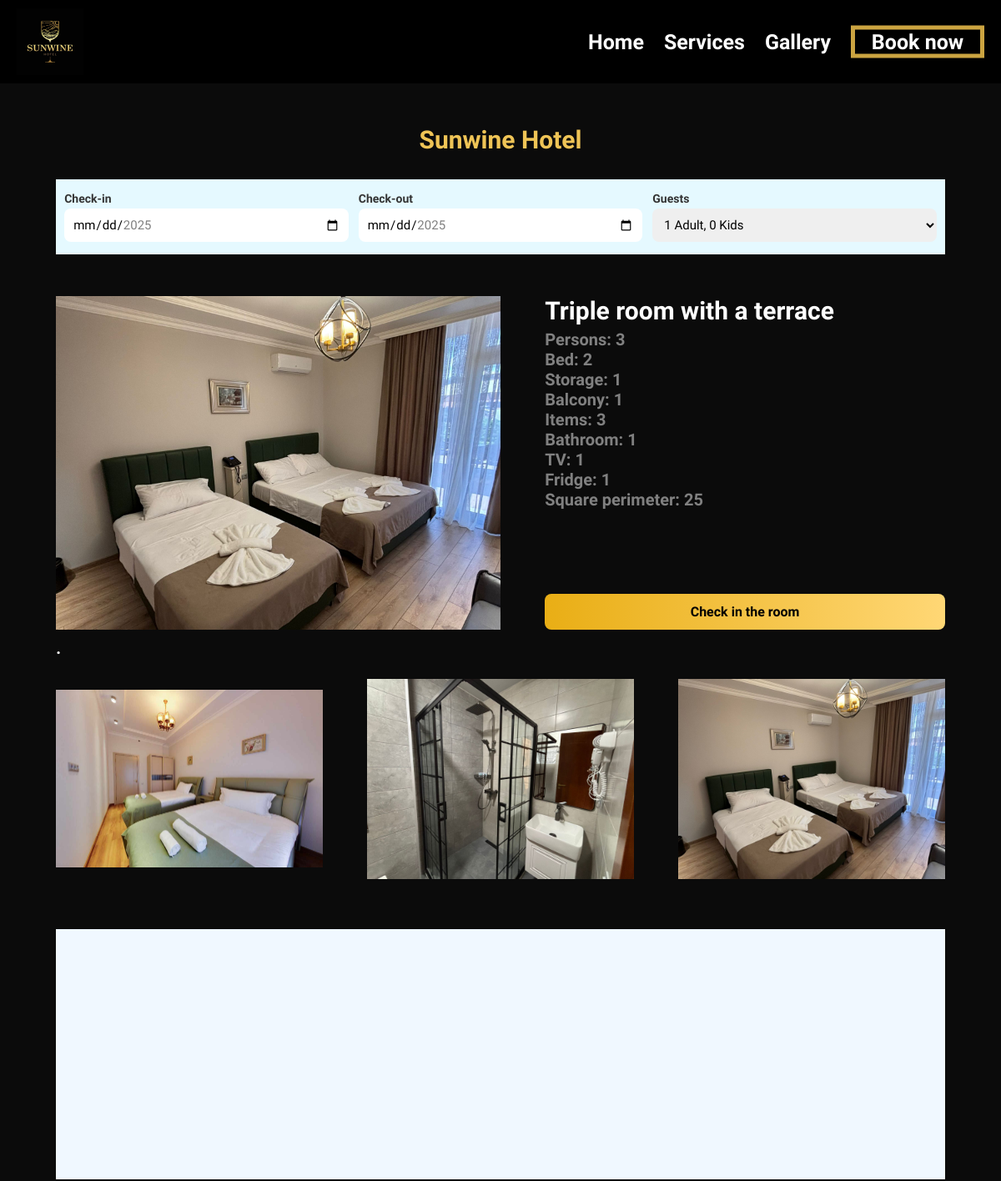
Before: /room/6/ (signed in, upper part) with the older database file.
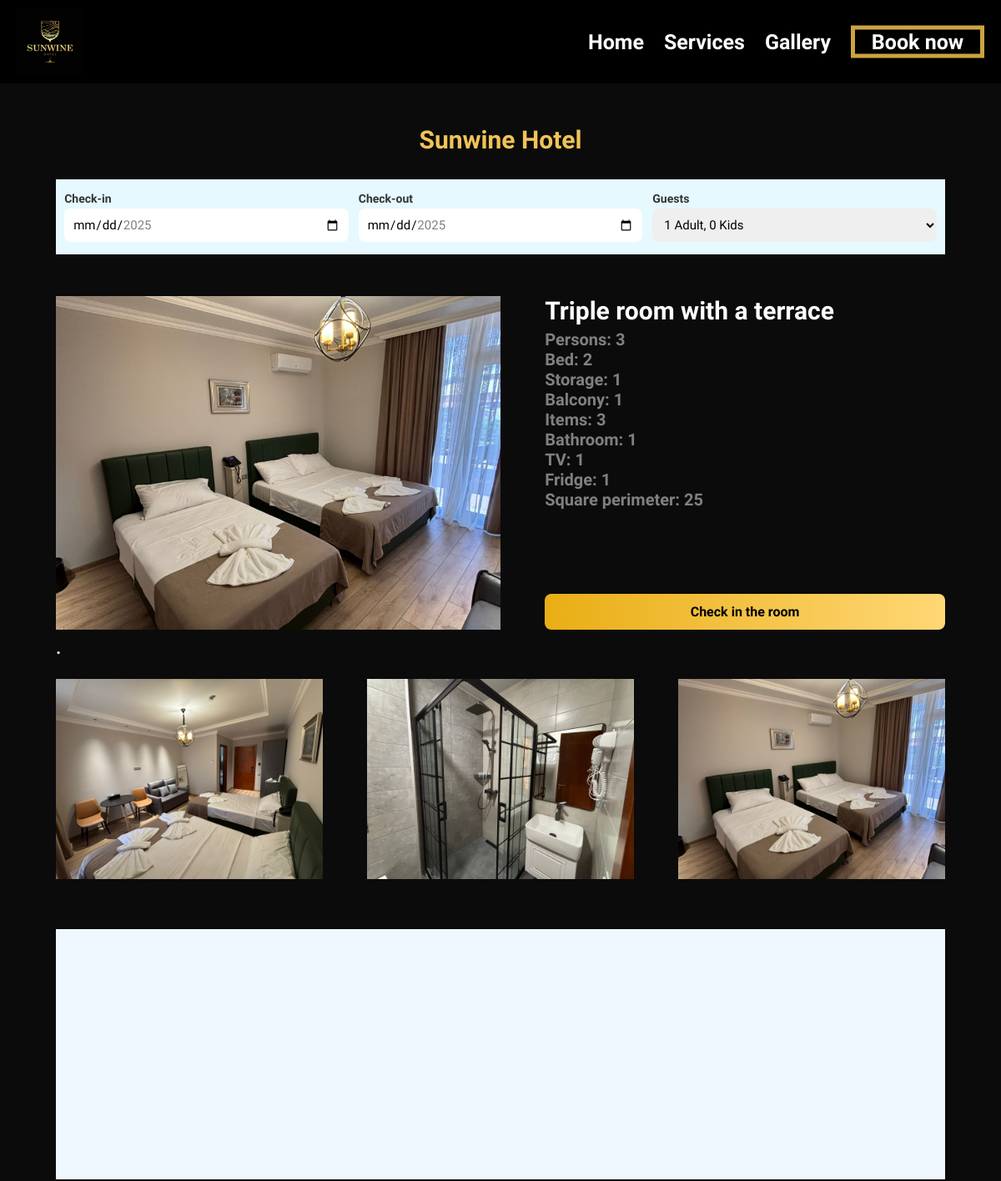
After: the same page with the newer database file.
### SunWineapp/models.py (models this page shows, shortened)
class Rooms(models.Model):
    room_number = models.IntegerField(default=1)
    room_title = models.CharField(max_length=1000, default='')
    available = models.BooleanField(default=True)
    price = models.IntegerField(default=1)
    bed = models.IntegerField(default=1)
    tv = models.IntegerField(default=1)
    storage = models.IntegerField(default=1)
    bathroom = models.IntegerField(default=1)
    balcony = models.IntegerField(default=1)
    mirror = models.IntegerField()
    fridge = models.IntegerField(default=1)
    desk = models.IntegerField(default=1)
    items = models.IntegerField(default=1)
    kvadratuloba = models.IntegerField(default=1)
    couche = models.IntegerField(default=1)
    image1 = models.ImageField(upload_to='pics/', default='', blank=True, null=True)
    image2 = models.ImageField(upload_to='pics/', default='', blank=True, null=True)
    image3 = models.ImageField(upload_to='pics/', default='', blank=True, null=True)
    image4 = models.ImageField(upload_to='pics/', default='', blank=True, null=True)
    description = models.CharField(max_length=2000, default='')

### SunWineapp/views.py (the view)
# urls.py: path('room/<int:roomid>/', views.room, name="room"),
def room(request, roomid):
    if request.user.is_authenticated:
        if request.method == "POST":
            check_in_str = request.POST.get('check-in')
            check_out_str = request.POST.get('check-out')
            guests = request.POST.get('guests')
            try:
                check_in_date = datetime.strptime(check_in_str, '%Y-%m-%d').date()
                check_out_date = datetime.strptime(check_out_str, '%Y-%m-%d').date()
            except ValueError:
                return render(request, "room.html", {
                    "contacts": Contact.objects.first(),
                    "room": Rooms.objects.get(pk=roomid),
                    "error": "Invalid date format."
                })
            room = Rooms.objects.get(pk=roomid)
            user = request.user
            Check_In.objects.create(
                user=request.user,
                room=room,
                persons=guests,
                check_in=check_in_date,
                check_out=check_out_date
            )
            return redirect('bought')
        else:
            return render(request, "room.html", {
                "contacts": Contact.objects.first(),
                "room": Rooms.objects.get(pk=roomid),
            })
    else:
        return redirect('register')

### SunWineapp/templates/room.html (shortened to what this page needs)
{% extends 'layout.html' %}
{% load static %}
{% block head %}
    <link rel="stylesheet" type="text/css" href="{% static 'css/booking.css' %}" />
    <link rel="stylesheet" type="text/css" href="{% static 'css/room.css' %}" />
{% endblock %}
{% block body %}
    <form method="post" action="{% url 'room' room.id %}">
        <div class="part1">
            <h1 class="title1">Sunwine Hotel</h1>
        </div>
        <div class="part2">
            <div class="search">
                <div class="search-inside">
                    <div class="field-group">
                    <label>Check-in</label>
                    <input type="date" name="check-in" id="check-in" required>
                    </div>
                    <div class="field-group">
                    <label>Check-out</label>
                    <input type="date" name="check-out" id="check-out" required>
                    </div>
                    <div class="field-group">
                    <label>Guests</label>
                    <select name="guests" required>
                        <option value="1-0">1 Adult, 0 Kids</option>
                    </select>
                    </div>
                </div>
            </div>
        </div>
        <div class="part3">
            {% if room.image1 != '' %}
                <img src="{{ room.image1.url }}" alt="" class="part3-image">
            {% else %}
                <img src="" alt="" class="part3-image">
            {% endif %}
            <div class="part3-div1">
                <h1 class="p3-title1">{{ room.room_title }}</h1>
                <h1 class="p3-title2">Persons: {{ room.items }}</h1>
                <h1 class="p3-title2">Bed: {{ room.bed }}</h1>
                <h1 class="p3-title2">Storage: {{ room.storage }}</h1>
                <h1 class="p3-title2">Balcony: {{ room.balcony }}</h1>
                <h1 class="p3-title2">Items: {{ room.items }}</h1>
                <h1 class="p3-title2">Bathroom: {{ room.bathroom }}</h1>
                <h1 class="p3-title2">TV: {{ room.tv }}</h1>
                <h1 class="p3-title2">Fridge: {{ room.fridge }}</h1>
                <h1 class="p3-title2">Square perimeter: {{ room.kvadratuloba }}</h1>
                <button class="p3-button">Check in the room</button>
            </div>
        </div>
        <h1 class="part3-description">{{ room.description }}</h1>
        <div class="part4">
            {% if room.image1 != '' %}
                <img src="{{ room.image2.url }}" alt="" class="p4-image1">
                <img src="{{ room.image3.url }}" alt="" class="p4-image2">
                <img src="{{ room.image4.url }}" alt="" class="p4-image3">
            {% else %}
                <img src="" alt="" class="p4-image1">
                <img src="" alt="" class="p4-image2">
                <img src="" alt="" class="p4-image3">
            {% endif %}
        </div>
    </form>
{% endblock %}

Changed rows visible on the page:
changed Rooms "Triple room with a terrace": image2: a different picture
